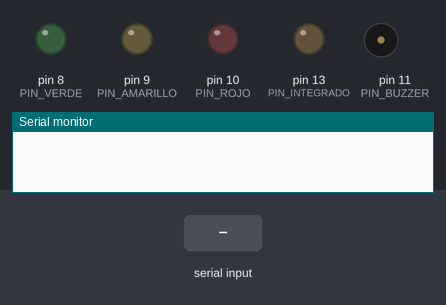
This sketch was run on a simulated Arduino Uno, built with avr-gcc and run on an emulated ATmega328P. On the bench: output pins drawn as LEDs (lit = HIGH), buzzer (waves = sounding, pin HIGH), the last lines printed to the serial monitor. Dashed ring = blinking. The test bench sets the inputs (shaded band).

Above: at 1.6 s.
1.7 s: "C" received over Serial
At 1.77 s:
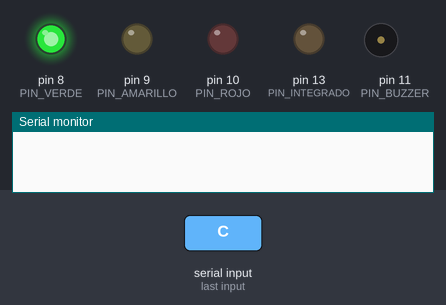
3.7 s: "A" received over Serial
At 3.81 s:
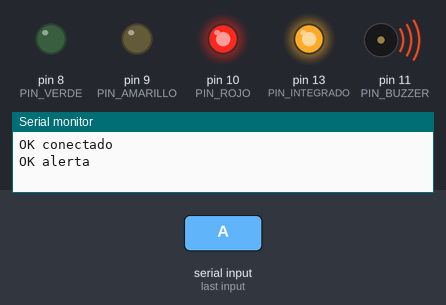
6.7 s: "V" received over Serial
At 7.9 s:
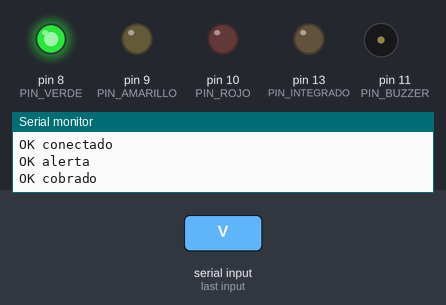
8.2 s: "P" received over Serial
At 8.45 s:
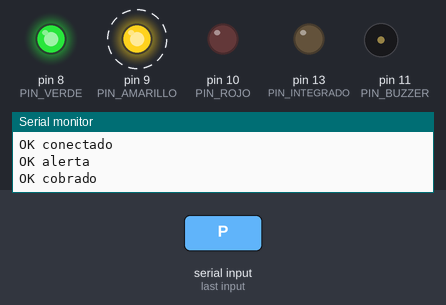
Timing chart, 0 to 11.2 s (numbered marks = the images above; inputs shaded):
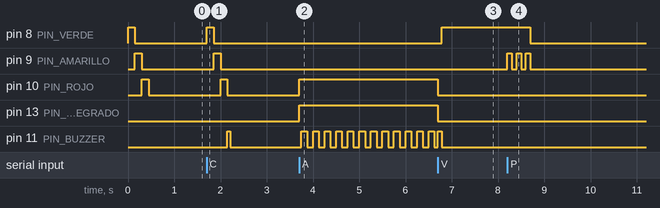

The sketch:

alerta_peaje.ino
```cpp
/*
  Dispositivo de alerta del peaje (punto adicional) — Arduino UNO.

  Conexión: Arduino UNO -> cable USB -> adaptador OTG -> celular Android de la caseta (app Peaje IA).
  La app envía 1 byte por serial (9600 baudios) según el proceso:

    'C'  app conectada            -> secuencia de saludo
    'P'  frame enviado / inferencia en curso -> LED amarillo parpadea
    'V'  paso cobrado (válido)    -> LED verde 2 s + pitido corto  ("barrera abierta")
    'A'  ALERTA (no registrada / sin saldo / inactivo) -> LED rojo + buzzer intermitente 3 s
    'N'  frame sin placa legible  -> apaga el amarillo

  Circuito (cada LED con resistencia de 220 Ω a GND):
    D8  LED verde      D9  LED amarillo      D10 LED rojo
    D11 buzzer activo (+) , (-) a GND
    D13 LED integrado: espejo del rojo
*/

const int PIN_VERDE = 8;
const int PIN_AMARILLO = 9;
const int PIN_ROJO = 10;
const int PIN_BUZZER = 11;
const int PIN_INTEGRADO = 13;

unsigned long finVerde = 0;
unsigned long finAlerta = 0;
unsigned long finAmarillo = 0;

void setup() {
  pinMode(PIN_VERDE, OUTPUT);
  pinMode(PIN_AMARILLO, OUTPUT);
  pinMode(PIN_ROJO, OUTPUT);
  pinMode(PIN_BUZZER, OUTPUT);
  pinMode(PIN_INTEGRADO, OUTPUT);
  Serial.begin(9600);
  saludo();
}

void saludo() {
  int pines[] = {PIN_VERDE, PIN_AMARILLO, PIN_ROJO};
  for (int i = 0; i < 3; i++) {
    digitalWrite(pines[i], HIGH);
    delay(150);
    digitalWrite(pines[i], LOW);
  }
}

void pitido(int ms) {
  digitalWrite(PIN_BUZZER, HIGH);
  delay(ms);
  digitalWrite(PIN_BUZZER, LOW);
}

void loop() {
  while (Serial.available() > 0) {
    char c = Serial.read();
    unsigned long ahora = millis();
    switch (c) {
      case 'C':
        saludo();
        pitido(60);
        Serial.println("OK conectado");
        break;
      case 'P':
        finAmarillo = ahora + 600;
        break;
      case 'V':
        finVerde = ahora + 2000;
        finAlerta = 0;
        pitido(80);
        Serial.println("OK cobrado");
        break;
      case 'A':
        finAlerta = ahora + 3000;
        finVerde = 0;
        Serial.println("OK alerta");
        break;
      case 'N':
        finAmarillo = 0;
        break;
    }
  }

  unsigned long ahora = millis();
  digitalWrite(PIN_VERDE, ahora < finVerde ? HIGH : LOW);
  // Amarillo parpadeando mientras hay inferencia en curso.
  digitalWrite(PIN_AMARILLO, (ahora < finAmarillo && (ahora / 100) % 2 == 0) ? HIGH : LOW);
  // Alerta: rojo y buzzer intermitentes (4 Hz).
  bool alerta = ahora < finAlerta;
  bool fase = (ahora / 125) % 2 == 0;
  digitalWrite(PIN_ROJO, alerta ? HIGH : LOW);
  digitalWrite(PIN_INTEGRADO, alerta ? HIGH : LOW);
  digitalWrite(PIN_BUZZER, (alerta && fase) ? HIGH : LOW);
}
```

Measured:
- after the input at 1.7 s, pin 8 (PIN_VERDE): LOW → HIGH at once, → LOW 0.15 s later; pin 9 (PIN_AMARILLO): LOW → HIGH after 0.15 s, → LOW 0.15 s later; pin 10 (PIN_ROJO): LOW → HIGH after 0.30 s, → LOW 0.15 s later; pin 11 (PIN_BUZZER): LOW → HIGH after 0.45 s, → LOW 0.06 s later
- after the input at 3.7 s, pin 10 (PIN_ROJO), pin 13 (PIN_INTEGRADO): LOW → HIGH at once; pin 11 (PIN_BUZZER): alternates HIGH for 0.12 s and LOW for 0.12 s, starting after 0.05 s
- after the input at 6.7 s, pin 8 (PIN_VERDE): LOW → HIGH after 0.08 s; pin 11 (PIN_BUZZER): LOW → HIGH at once, → LOW 0.08 s later
- after the input at 8.2 s, pin 9 (PIN_AMARILLO): alternates HIGH for 0.10 s and LOW for 0.10 s, 6 changes in all, then stays LOW, starting at once
